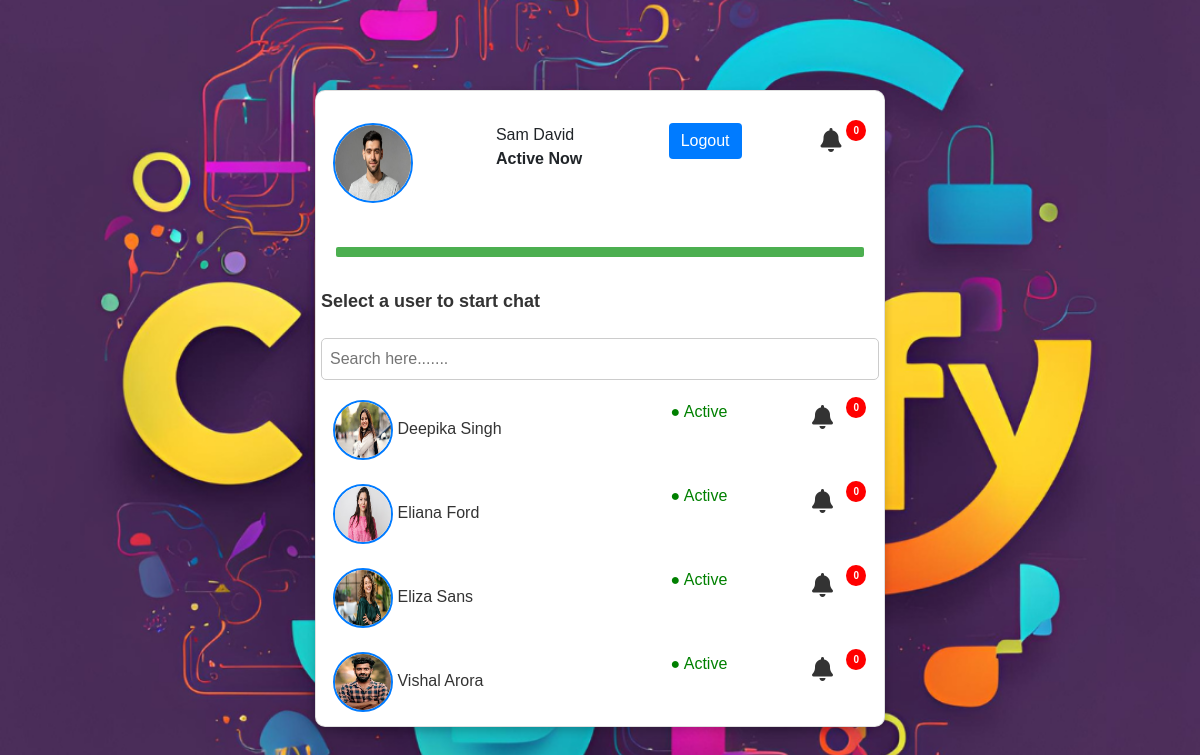
The page /Dashboard.php (signed in) on the database its author committed.
### tables this page shows
CREATE TABLE `user` (
  `sn` int(11) NOT NULL AUTO_INCREMENT,
  `userId` varchar(255) NOT NULL,
  `first_name` varchar(255) NOT NULL,
  `last_name` varchar(255) NOT NULL,
  `email` varchar(255) NOT NULL,
  `password` varchar(255) NOT NULL,
  `status` int(11) NOT NULL,
  `login_time` TIMESTAMP DEFAULT CURRENT_TIMESTAMP,
  `logout_time` TIMESTAMP NULL DEFAULT NULL, 
  `last_activity` TIMESTAMP DEFAULT CURRENT_TIMESTAMP ON UPDATE CURRENT_TIMESTAMP,
  PRIMARY KEY (`sn`),
  UNIQUE KEY (`userId`)
);

### Dashboard.php (the view, shortened to what this page needs)
<?php
$conn = mysqli_connect("localhost", "root", "", "chat_db");
if (isset($_COOKIE["login"]) && isset($_SESSION["session"])) {
    $email = $_COOKIE["login"];
    $rs = mysqli_query($conn, "SELECT * FROM user WHERE email = '$email'");
    if ($rs && mysqli_num_rows($rs) > 0) {
        $r = mysqli_fetch_assoc($rs);
        $userId = $r["userId"];
    } else {
        echo "User data not found.";
        header("location: login.php");
        exit();
    }
    $notificationQuery = "SELECT SUM(unread_messages) AS total_unread FROM notifications WHERE receiver_userid = '$userId'";
    $notificationResult = mysqli_query($conn, $notificationQuery);
    $totalUnreadNotifications = ($notificationResult && mysqli_num_rows($notificationResult) > 0) ? mysqli_fetch_assoc($notificationResult)['total_unread'] + 0 : 0;
} else {
    header("location: login.php");
    exit();
}
?>
<?php include_once "header.php"; ?>
<link rel="stylesheet" href="https://cdnjs.cloudflare.com/ajax/libs/font-awesome/6.0.0-beta3/css/all.min.css">
<body>
    <div class="background-image">
    </div>
    <div class="container-fluid">
        <div class="row justify-content-center" style="margin-top: 90px;">
            <div class="col-12 col-md-8 col-lg-6">
                <div class="card">
                    <div class="card-body">
                        <div class="row">
                            <table class="table table-borderless">
                                <tr>
                                    <td>
                                        <img src="images/<?php echo $r["userId"]; ?>.jpg" class="rounded-circle" style="width:80px;height:80px;">
                                    </td>
                                    <td>
                                        <?php echo $r["first_name"] . " " . $r["last_name"]; ?>
                                        <?php if ($r["last_activity"] !== $r["logout_time"]): ?>
                                            <br><strong>Active Now</strong>
                                        <?php else: ?>
                                            <br><strong>Inactive</strong>
                                        <?php endif; ?>
                                    </td>
                                    <td>
                                        <button class="btn btn-primary">
                                            <a href="logout.php" style="text-decoration:none;color:white">Logout</a>
                                        </button>
                                    </td>
                                    <td>
                                        <div class="notification-icon">
                                            <i class="fas fa-bell"></i>
                                            <span class="notification-badge"><?php
                                                                                $totalUnreadNotifications = $totalUnreadNotifications;
                                                                                $displayCount = ($totalUnreadNotifications % 2 !== 0) ? ($totalUnreadNotifications + 1) / 2 : $totalUnreadNotifications / 2;
                                                                                echo $displayCount;
                                                                                ?></span>
                                        </div>
                                    </td>
                                </tr>
                            </table>
                        </div>
                        <hr>
                        <div class="row">
                            <span class="text">Select a user to start chat</span>
                            <input type="text" id="Search" placeholder="Search here.......">
                        </div>
                        <div class="row" id="record">
                            <?php
                            $rp = mysqli_query($conn, "SELECT u.*, COALESCE(n.unread_messages, 0) AS unread_messages
                                FROM user u
                                LEFT JOIN notifications n ON u.userId = n.sender_userid AND n.receiver_userid = '$userId'
                                WHERE u.email <> '$email'
                                ORDER BY u.status DESC, u.first_name ASC");
                            echo "<table class='table table-borderless'>";
                            while ($rn = mysqli_fetch_array($rp)) {
                            ?>
                                <tr>
                                    <td>
                                        <a href="chat.php?userid=<?php echo $rn["userId"]; ?>" class="chat-link">
                                            <img src="images/<?php echo $rn["userId"]; ?>.jpg" class="rounded-circle" style="width:60px;height:60px;">
                                            <span><?php echo $rn["first_name"] . " " . $rn["last_name"]; ?></span>
                                        </a>
                                    </td>
                                    <td>
                                        <?php if ($rn["last_activity"] !== $rn["logout_time"]): ?>
                                            <span style="color: green;">● Active</span>
                                        <?php else: ?>
                                            <span style="color: red;">● Inactive</span>
                                        <?php endif; ?>
                                    </td>
                                    <td>
                                        <div class="notification-icon">
                                            <i class="fas fa-bell"></i>
                                            <span class="notification-badge"><?php
                                                                                $unreadMessages = $rn['unread_messages'];
                                                                                $displayCount = ($unreadMessages % 2 !== 0) ? ($unreadMessages + 1) / 2 : $unreadMessages / 2;
                                                                                echo $displayCount;
                                                                                ?></span>
                                        </div>
                                    </td>
                                </tr>
                            <?php
                            }
                            echo "</table>";
                            ?>
                        </div>
                    </div>
                </div>
            </div>
        </div>
    </div>
</body>
</html>

### header.php (shortened to what this page needs)
<!DOCTYPE html>
<html lang="en">
<head>
  <link rel="stylesheet" href="https://cdn.jsdelivr.net/npm/bootstrap@4.6.2/dist/css/bootstrap.min.css">
  <link rel="stylesheet" href="https://cdnjs.cloudflare.com/ajax/libs/font-awesome/4.7.0/css/font-awesome.min.css">
</head>

### Dashboard.php (style rules this page uses)
body { background-color: #f0f8ff; font-family: Arial, sans-serif; }
hr { border: 5px solid #4caf50; border-radius: 2px; }
.background-image { position: fixed; top: 0; left: 0; width: 100%; height: 100%; overflow: hidden; z-index: -1; }
.notification-icon { position: relative; font-size: 24px; color: #333; cursor: pointer; transition: color 0.3s ease; }
.notification-badge { position: absolute; top: -3px; right: 1px; background-color: #ff0000; color: white; border-radius: 50%; padding: 3px 7px; font-size: 10px; font-weight: bold; display: flex; align-items: center; justify-content: center; }
.card { max-width: 100%; width: 100%; height: 95%; border-radius: 10px; box-shadow: 0 4px 8px rgba(0, 0, 0, 0.2); transition: box-shadow 0.3s ease-in-out; margin: 0 auto; }
.container-fluid { padding-left: 15px; padding-right: 15px; }
.btn-primary { background-color: #007bff; border: none; transition: background-color 0.3s ease; }
.chat-link { color: #333; text-decoration: none; }
#Search { padding: 8px; margin: 8px 0; border-radius: 5px; border: 1px solid #ccc; width: 100%; box-sizing: border-box; }
.table-borderless tr { transition: background-color 0.3s ease; }
.rounded-circle { border: 2px solid #007bff; transition: border-color 0.3s ease; }
.text { margin: 15px 0; font-size: 18px; font-weight: bold; color: #333; }

### rows shown on the page
user: userId (picture), first_name "Sam", last_name "David"
user: userId (picture), first_name "Deepika", last_name "Singh", shows "● Active", displayCount "0"
user: userId (picture), first_name "Eliana", last_name "Ford", shows "● Active", displayCount "0"
user: userId (picture), first_name "Eliza", last_name "Sans", shows "● Active", displayCount "0"
user: userId (picture), first_name "Vishal", last_name "Arora", shows "● Active", displayCount "0"

### other values the page prints
$displayCount "0"
